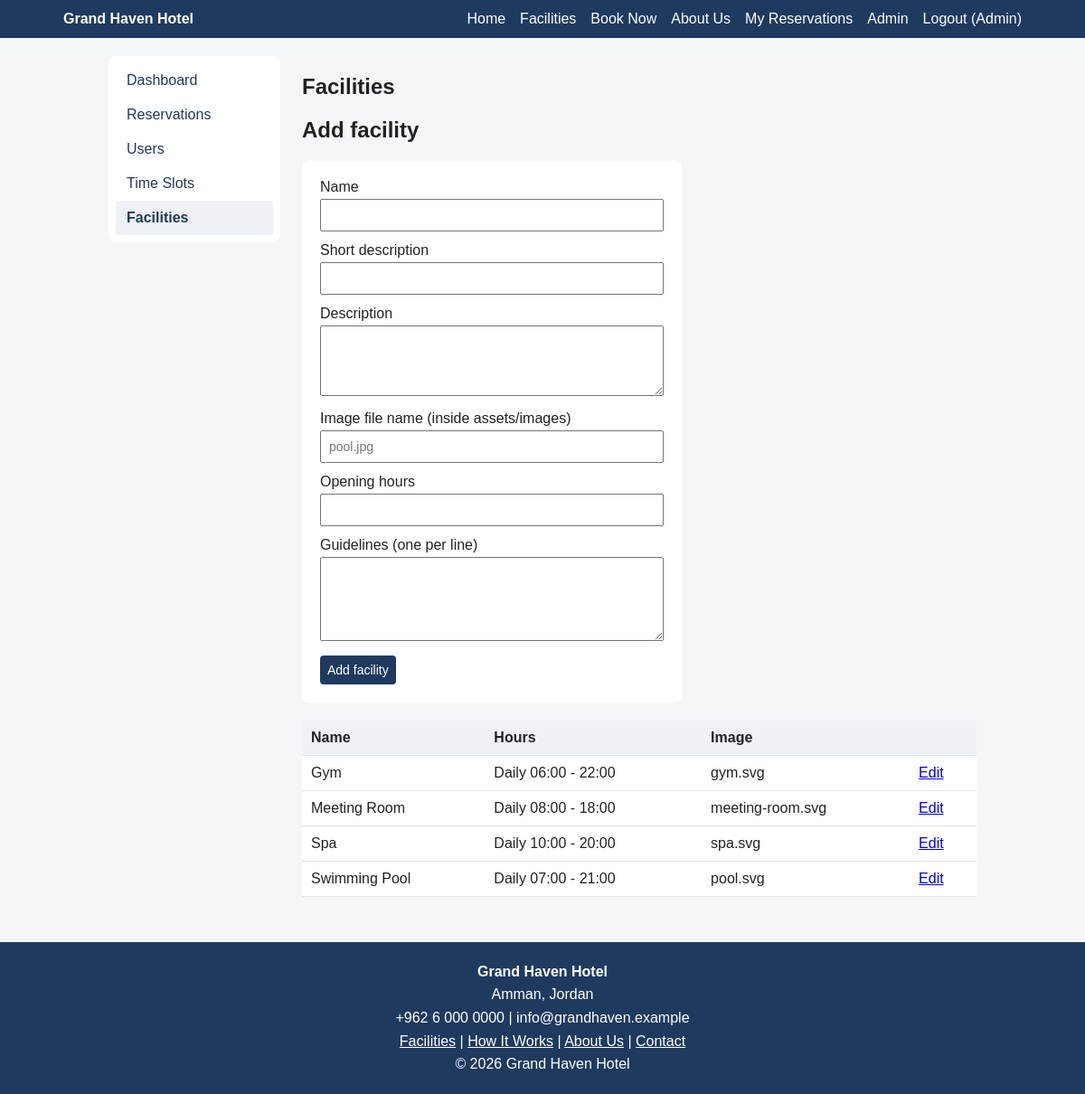
Screenshot of /admin/facilities.php (signed in) with the database file from the repository.
### tables this page shows
CREATE TABLE users (
    id INT AUTO_INCREMENT PRIMARY KEY,
    name VARCHAR(100) NOT NULL,
    email VARCHAR(150) NOT NULL UNIQUE,
    password VARCHAR(255) NOT NULL,
    role ENUM('user','admin') NOT NULL DEFAULT 'user',
    is_active TINYINT(1) NOT NULL DEFAULT 1
);

CREATE TABLE facilities (
    id INT AUTO_INCREMENT PRIMARY KEY,
    name VARCHAR(100) NOT NULL,
    short_description VARCHAR(255) NOT NULL,
    description TEXT NOT NULL,
    image VARCHAR(100) NOT NULL DEFAULT 'placeholder.svg',
    opening_hours VARCHAR(100) NOT NULL DEFAULT '',
    guidelines TEXT NULL
);

### includes/helpers.php (called while the page is built, shortened)
<?php
function e($value): string
{
    return htmlspecialchars((string) $value, ENT_QUOTES, 'UTF-8');
}
function url(string $path = ''): string
{
    return BASE . '/' . ltrim($path, '/');
}
function asset(string $path): string
{
    return BASE . '/assets/' . ltrim($path, '/');
}

### classes/Database.php (called while the page is built)
<?php
class Database
{
    private static ?PDO $pdo = null;
    public static function pdo(): PDO
    {
        if (self::$pdo === null) {
            self::$pdo = new PDO(
                'mysql:host=' . DB_HOST . ';dbname=' . DB_NAME . ';charset=utf8mb4',
                DB_USER,
                DB_PASS,
                [
                    PDO::ATTR_ERRMODE            => PDO::ERRMODE_EXCEPTION,
                    PDO::ATTR_DEFAULT_FETCH_MODE => PDO::FETCH_ASSOC,
                ]
            );
        }
        return self::$pdo;
    }
}

### classes/Auth.php (called while the page is built, shortened)
<?php
class Auth extends Model
{
    private static $user = false;
    public function user(): ?array
    {
        if (self::$user === false) {
            self::$user = null;
            if (!empty($_SESSION['user_id'])) {
                $stmt = $this->db->prepare('SELECT * FROM users WHERE id = ? AND is_active = 1');
                $stmt->execute([$_SESSION['user_id']]);
                self::$user = $stmt->fetch() ?: null;
            }
        }
        return self::$user;
    }
    public function requireLogin(): void
    {
        if (!$this->user()) {
            flash('Please log in first.', 'error');
            redirect(url('pages/login.php'));
        }
    }
    public function requireAdmin(): void
    {
        $this->requireLogin();
    }
}

### classes/Model.php (called while the page is built, shortened)
<?php
abstract class Model
{
    public function __construct()
    {
        $this->db = Database::pdo();
    }
}

### includes/autoload.php (called while the page is built, shortened)
<?php
spl_autoload_register(function ($class) {
    $file = ROOT . '/classes/' . $class . '.php';
});

### classes/Facility.php (called while the page is built, shortened)
<?php
class Facility extends Model
{
    public function all(): array
    {
        return $this->db->query('SELECT * FROM facilities ORDER BY name')->fetchAll();
    }
}

### admin/facilities.php (the view, shortened to what this page needs)
<?php
(new Auth())->requireAdmin();
$facilities = new Facility();
$form = ['name' => '', 'short_description' => '', 'description' => '',
         'image' => '', 'opening_hours' => '', 'guidelines' => ''];
$editId = (int) ($_GET['edit'] ?? 0);
if ($editId && ($existing = $facilities->find($editId))) {
    $form = array_intersect_key($existing, $form);
} else {
    $editId = 0;
}
$list = $facilities->all();
include ROOT . '/includes/header.php';
include ROOT . '/includes/admin_nav.php';
?>
<h1>Facilities</h1>
<h2><?= $editId ? 'Edit facility' : 'Add facility' ?></h2>
<form method="post" class="card">
    <label>Name <input type="text" name="name" value="<?= e($form['name']) ?>" required></label>
    <label>Short description <input type="text" name="short_description" value="<?= e($form['short_description']) ?>" required></label>
    <label>Description <textarea name="description" rows="4" required><?= e($form['description']) ?></textarea></label>
    <label>Image file name (inside assets/images) <input type="text" name="image" value="<?= e($form['image']) ?>" placeholder="pool.jpg"></label>
    <label>Opening hours <input type="text" name="opening_hours" value="<?= e($form['opening_hours']) ?>"></label>
    <label>Guidelines (one per line) <textarea name="guidelines" rows="5"><?= e($form['guidelines']) ?></textarea></label>
    <button><?= $editId ? 'Save changes' : 'Add facility' ?></button>
</form>
<div class="table-wrap">
<table>
    <tr><th>Name</th><th>Hours</th><th>Image</th><th></th></tr>
    <?php foreach ($list as $f): ?>
    <tr>
        <td><?= e($f['name']) ?></td>
        <td><?= e($f['opening_hours']) ?></td>
        <td><?= e($f['image']) ?></td>
        <td><a href="<?= url('admin/facilities.php?edit=' . $f['id']) ?>">Edit</a></td>
    </tr>
    <?php endforeach; ?>
</table>
</div>
<?php include ROOT . '/includes/admin_end.php';
include ROOT . '/includes/footer.php'; ?>

### includes/header.php (shortened to what this page needs)
<?php $currentUser = (new Auth())->user(); ?>
<!DOCTYPE html>
<html lang="en">
<head>
    <link rel="stylesheet" href="<?= asset('css/style.css') ?>">
</head>
<body>
<header>
    <nav class="main-nav">
        <a class="brand" href="<?= url('index.php') ?>"><?= e(HOTEL_NAME) ?></a>
        <a href="<?= url('index.php') ?>">Home</a>
        <a href="<?= url('pages/facilities.php') ?>">Facilities</a>
        <a href="<?= url('pages/availability.php') ?>">Book Now</a>
        <a href="<?= url('pages/about.php') ?>">About Us</a>
        <?php if ($currentUser): ?>
            <a href="<?= url('pages/my_reservations.php') ?>">My Reservations</a>
            <?php if ($currentUser['role'] === 'admin'): ?>
                <a href="<?= url('admin/index.php') ?>">Admin</a>
            <?php endif; ?>
            <a href="<?= url('pages/logout.php') ?>">Logout (<?= e($currentUser['name']) ?>)</a>
        <?php else: ?>
            <a href="<?= url('pages/login.php') ?>">Login</a>
            <a href="<?= url('pages/register.php') ?>">Register</a>
        <?php endif; ?>
    </nav>
</header>
<main>

### assets/css/style.css (style rules this page uses)
* { box-sizing: border-box; }
body { margin: 0; font-family: Arial, sans-serif; background: #f4f6f8; color: #222; }
main { max-width: 1000px; margin: 0 auto; padding: 20px; }
nav { background: #1f3a5f; padding: 12px 20px; display: flex; flex-wrap: wrap; gap: 16px; }
nav a { color: #fff; text-decoration: none; }
nav .brand { font-weight: bold; margin-right: auto; }
.card { background: #fff; padding: 20px; border-radius: 8px; max-width: 420px; margin-bottom: 20px; }
.card label { display: block; margin-bottom: 12px; }
.card input, .card select { display: block; width: 100%; margin-top: 4px; }
input, select, button { padding: 8px; font-size: 14px; }
button { background: #1f3a5f; color: #fff; border: 0; border-radius: 4px; cursor: pointer; }
.table-wrap { overflow-x: auto; }
table { width: 100%; border-collapse: collapse; background: #fff; }
th, td { padding: 10px; text-align: left; border-bottom: 1px solid #e3e3e3; vertical-align: middle; }
th { background: #eef1f5; }
header { background: #1f3a5f; }
.main-nav { max-width: 1100px; margin: 0 auto; background: none; }
textarea { width: 100%; margin-top: 4px; padding: 8px; font-family: inherit; }

### rows the page displays
users: name "Admin"
facilities: name "Gym", opening_hours "Daily 06:00 - 22:00", image "gym.svg"
facilities: name "Meeting Room", opening_hours "Daily 08:00 - 18:00", image "meeting-room.svg"
facilities: name "Spa", opening_hours "Daily 10:00 - 20:00", image "spa.svg"
facilities: name "Swimming Pool", opening_hours "Daily 07:00 - 21:00", image "pool.svg"

### other values shown
HOTEL_NAME "Grand Haven Hotel"
$label "Dashboard"
$label "Reservations"
$label "Users"
$label "Time Slots"
$label "Facilities"
HOTEL_ADDRESS "Amman, Jordan"
HOTEL_PHONE "+962 6 000 0000"
HOTEL_EMAIL "info@grandhaven.example"
